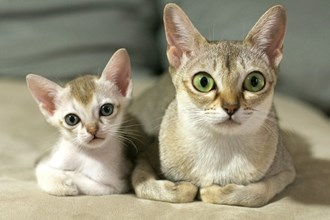
%> input picture Project1/cat.jpg, 330 x 220 px
$ octave TestCasesFile.m   (GNU Octave 9; MATLAB toolbox functions it lacks are replaced by stand-ins)
%> lines starting %> are read from the running program, lines starting %| are printed output that depends on the picture; in (x1, y1, x2, y2) boxes, pixels count from 0 and x2, y2 are one past the last pixel; in counts of white or black regions, pixels touching at a corner belong together; the program's own positions count from 1
### Project1/halftone.m
function [ht_img] = halftone(imgname);
%> called with imgname = 'cat.jpg'
t1 = [0 0 0 ; 0 0 0 ; 0 0 0];
t2 = [0 1 0 ; 0 0 0 ; 0 0 0];
t3 = [0 1 0 ; 0 0 0 ; 0 0 1];
t4 = [1 1 0 ; 0 0 0 ; 0 0 1];
t5 = [1 1 0 ; 0 0 0 ; 1 0 1];
t6 = [1 1 1 ; 0 0 0 ; 1 0 1];
t7 = [1 1 1 ; 0 0 1 ; 1 0 1];
t8 = [1 1 1 ; 0 0 1 ; 1 1 1];
t9 = [1 1 1 ; 1 0 1 ; 1 1 1];
t10 = [1 1 1 ; 1 1 1 ; 1 1 1];
h = 1;% hieght index of hTone image
w = 1;% width index of hTone image
img = imread(imgname);%reading image by name input
%> img is the input picture: size 220x330x3 uint8; mean R, G, B 150.8, 144.5, 122.2
img_gray = scaleImage(rgb2gray(img));%convert image to grayscale and scale it H/3 and W/3
img_size = size(img_gray);%size of original image
%> img_size = [74 110]
img_size_scaled = img_size*3;%scaled for halftoning
%> img_size_scaled = [222 330]
ht_img = zeros(img_size_scaled(1,1),img_size_scaled(1,2));%initialize output image halftoned
for x=1:img_size(1,2)%concatenating for each pixel in ht_img
    for y=1:img_size(1,1)
      if img_gray(y,x) < 22
          ht_img(h:h+2,w:w+2)=t10;
      elseif img_gray(y,x) < 48
          ht_img(h:h+2,w:w+2)=t9;
      elseif img_gray(y,x) < 74
          ht_img(h:h+2,w:w+2)=t8;
      elseif img_gray(y,x) < 100
          ht_img(h:h+2,w:w+2)=t7;
      elseif img_gray(y,x) < 126
          ht_img(h:h+2,w:w+2)=t6;
      elseif img_gray(y,x) < 152
          ht_img(h:h+2,w:w+2)=t5;
      elseif img_gray(y,x) < 178
          ht_img(h:h+2,w:w+2)=t4;
      elseif img_gray(y,x) < 204
          ht_img(h:h+2,w:w+2)=t3;
      elseif img_gray(y,x) < 230
          ht_img(h:h+2,w:w+2)=t2;
      else
          ht_img(h:h+2,w:w+2)= t1;
      end
    h = h + 3;
    end
    h=1;
    w = w + 3;

end
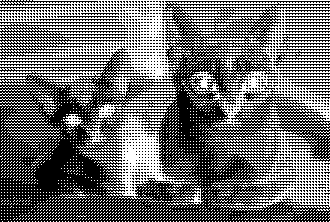
%> ht_img: size 222x330 double; values 0 (black) and 1 (white), 42.4% white in thin lines or dots
%> after the loop, w = 331

### Project1/scaleImage.m
function [img] = scaleImage(in_img);
img = imresize(in_img,size(in_img)/3);

### Project1/TestCasesFile.m
img1= halftone('cat.jpg');
img2= halftone('cat2.jpg');
%> call 2 of halftone, with imgname = 'cat2.jpg'
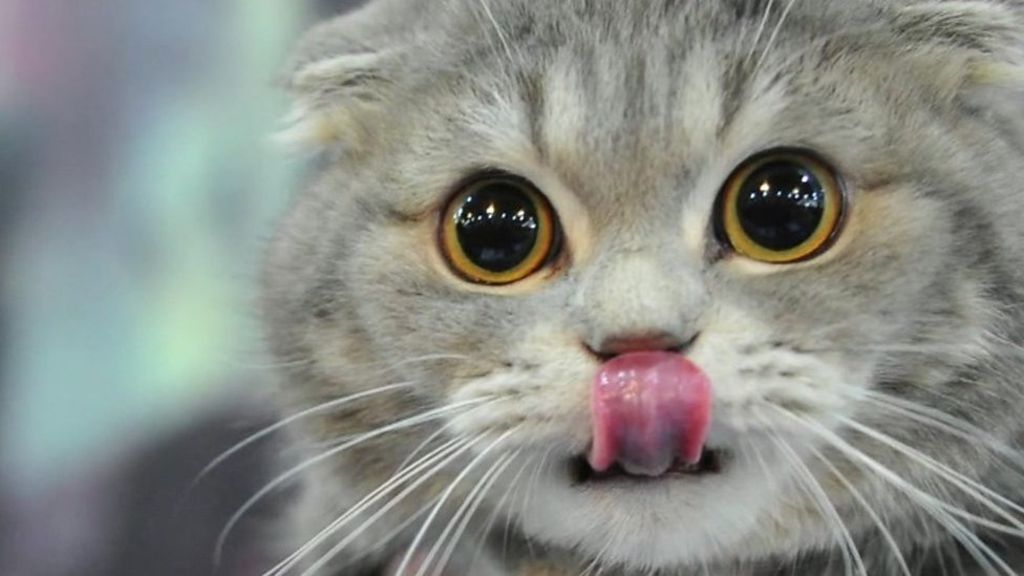
%> input picture Project1/cat2.jpg, 1024 x 576 px
%> in halftone, img is the input picture: size 576x1024x3 uint8; mean R, G, B 137.8, 140.8, 135.1
%> after the loop in halftone (call 2), `for x=1:img_size(1,2)`: ht_img: size 576x1026 double; values 0 (black) and 1 (white), 44.1% white in thin lines or dots
%> after the loop in halftone (call 2), `for x=1:img_size(1,2)`: w = 1027
img3= halftone('cat3.jpg');
%> call 3 of halftone, with imgname = 'cat3.jpg'
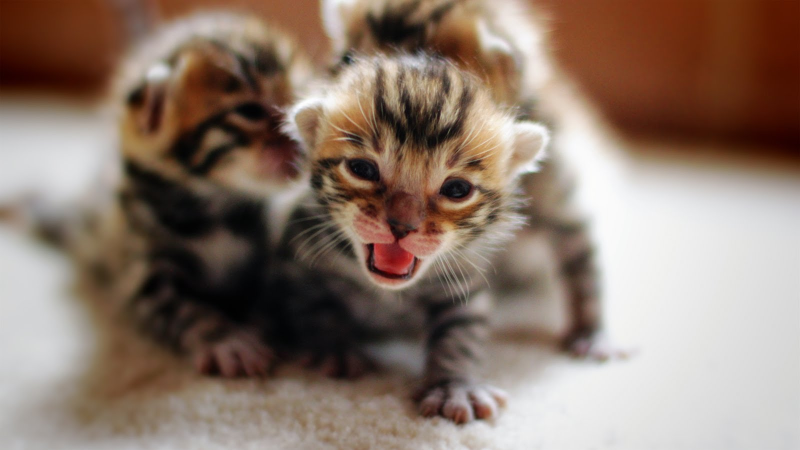
%> input picture Project1/cat3.jpg, 1600 x 900 px (shown at 1/2 size)
%> in halftone, img is the input picture: size 900x1600x3 uint8; mean R, G, B 140.4, 121.1, 108.7
%> after the loop in halftone (call 3), `for x=1:img_size(1,2)`: ht_img: size 900x1602 double; values 0 (black) and 1 (white), 50% white; 55758 black regions (55589 under 20 px), largest, box (x1, y1, x2, y2) and area: (0, 0, 1602, 900) 592003, (432, 310, 635, 435) 7147, (675, 325, 746, 375) 676
%> after the loop in halftone (call 3), `for x=1:img_size(1,2)`: w = 1603
img4= halftone('cat4.jpg');
%> call 4 of halftone, with imgname = 'cat4.jpg'
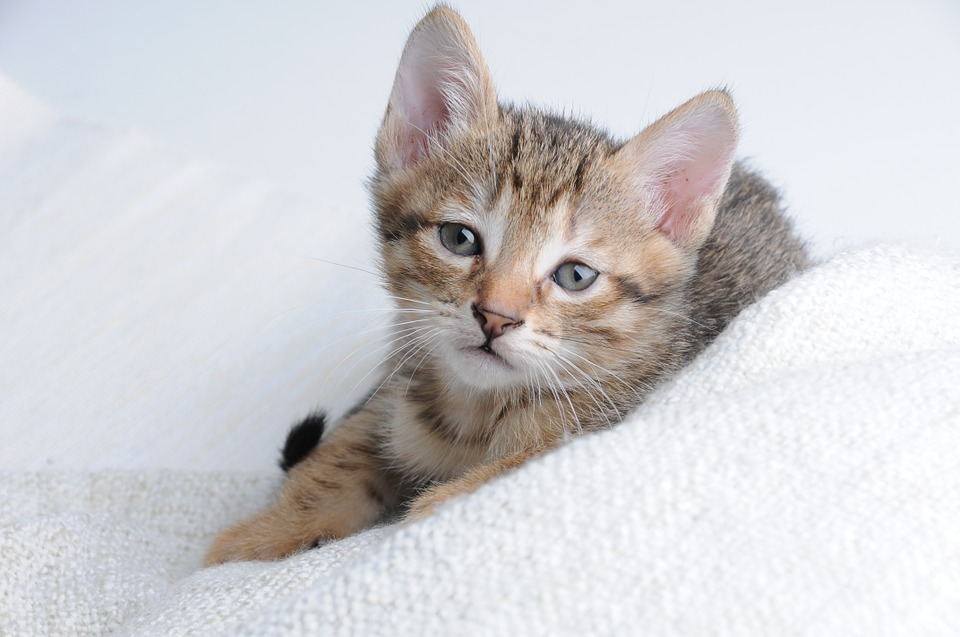
%> input picture Project1/cat4.jpg, 960 x 637 px
%> in halftone, img is the input picture: size 637x960x3 uint8; mean R, G, B 207.6, 206.4, 208.6
%> after the loop in halftone (call 4), `for x=1:img_size(1,2)`: ht_img: size 639x960 double; values 0 (black) and 1 (white), 15.5% white in thin lines or dots
%> after the loop in halftone (call 4), `for x=1:img_size(1,2)`: w = 961
img5= halftone('cat5.jpg');
%> call 5 of halftone, with imgname = 'cat5.jpg'
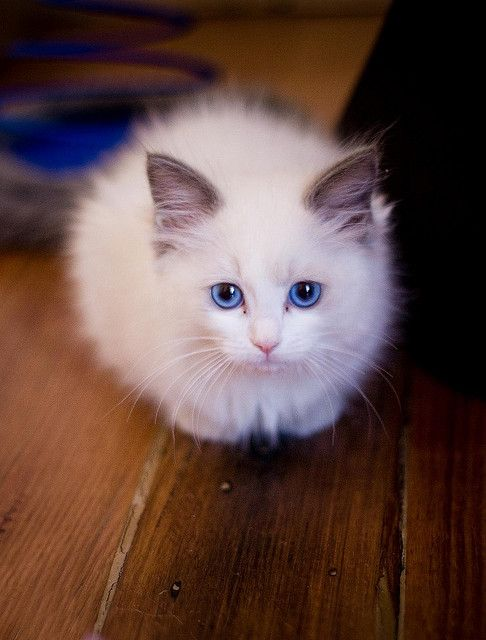
%> input picture Project1/cat5.jpg, 486 x 640 px
%> in halftone, img is the input picture: size 640x486x3 uint8; mean R, G, B 96.2, 70.6, 65
%> after the loop in halftone (call 5), `for x=1:img_size(1,2)`: ht_img: size 642x486 double; values 0 (black) and 1 (white), 70% white; black in thin lines or dots
%> after the loop in halftone (call 5), `for x=1:img_size(1,2)`: w = 487
img6= halftone('cat6.jpg');
%> call 6 of halftone, with imgname = 'cat6.jpg'
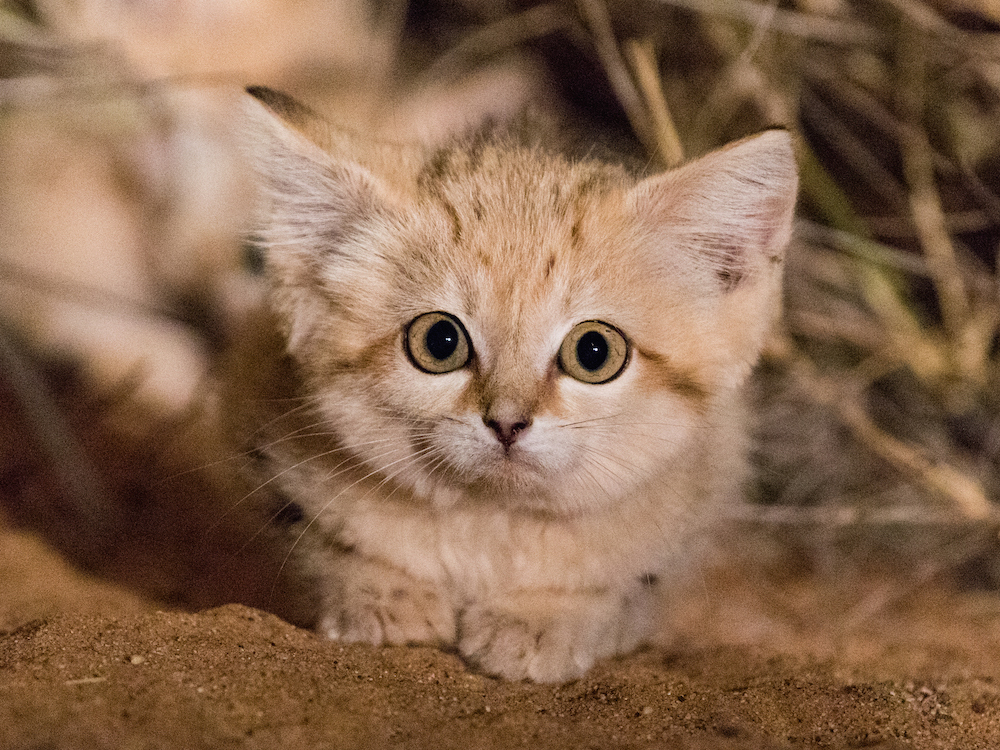
%> input picture Project1/cat6.jpg, 1000 x 750 px
%> in halftone, img is the input picture: size 750x1000x3 uint8; mean R, G, B 136, 103.9, 79.2
%> after the loop in halftone (call 6), `for x=1:img_size(1,2)`:
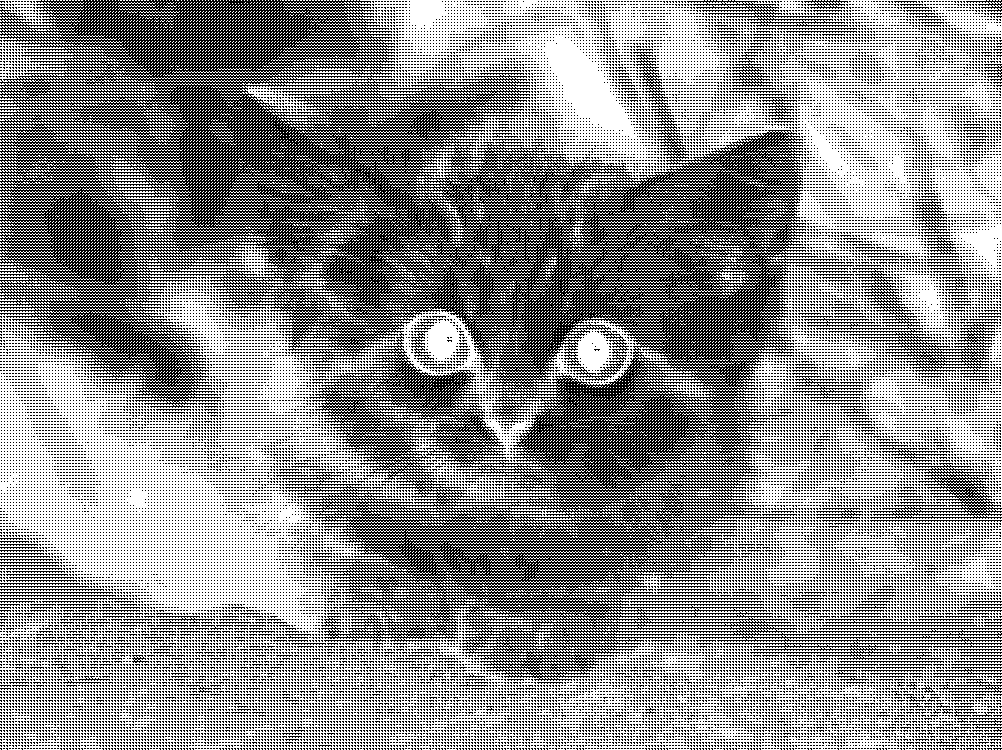
%> ht_img: size 750x1002 double; values 0 (black) and 1 (white), 56.3% white; black in thin lines or dots
img7= halftone('cat7.jpg');
%> the run ends on the next line
